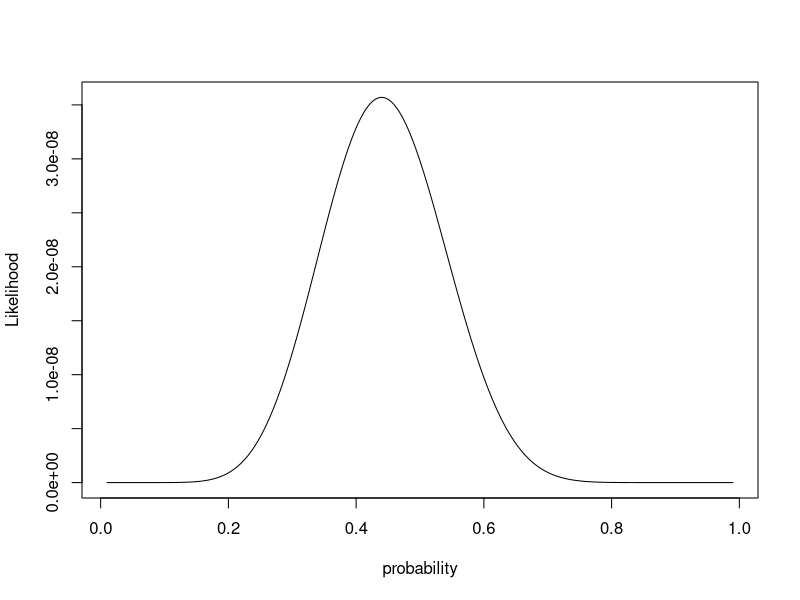

R code for this plot:
data<-c(3,2,1,1,1,2,5,1,3,2,4)
p<-seq(0.01,0.99,0.001)
L<-function(data,p){
m=length(p)
f<-rep(NA,m)
for(i in 1:m){
f[i]=prod(dgeom(data,p[i],log=F))}
return(f)}
f<-L(data-1,p)
plot(p,f,type='l',xlab='probability',ylab='Likelihood')
p[order(f)[length(f)]]

simulate_dice_rolls <- function(N) {
  if (N <= 0 || !is.numeric(N) || N != as.integer(N)) {
    stop("Το N πρέπει να είναι θετικός ακέραιος")
  }
  
  count_successes <- 0
  
  for (i in 1:N) {
    rolls <- sample(1:6, 4, replace = TRUE)
    if (length(unique(rolls)) == 4) {
      count_successes <- count_successes + 1
    }
  }
  
  return(count_successes / N)
}
theoretical_probability <- (6/6) * (5/6) * (4/6) * (3/6)
simulation_result <- simulate_dice_rolls(10000)
print(paste("Προσομοιωμένη πιθανότητα:", simulation_result))
print(paste("Θεωρητική πιθανότητα:", theoretical_probability))

